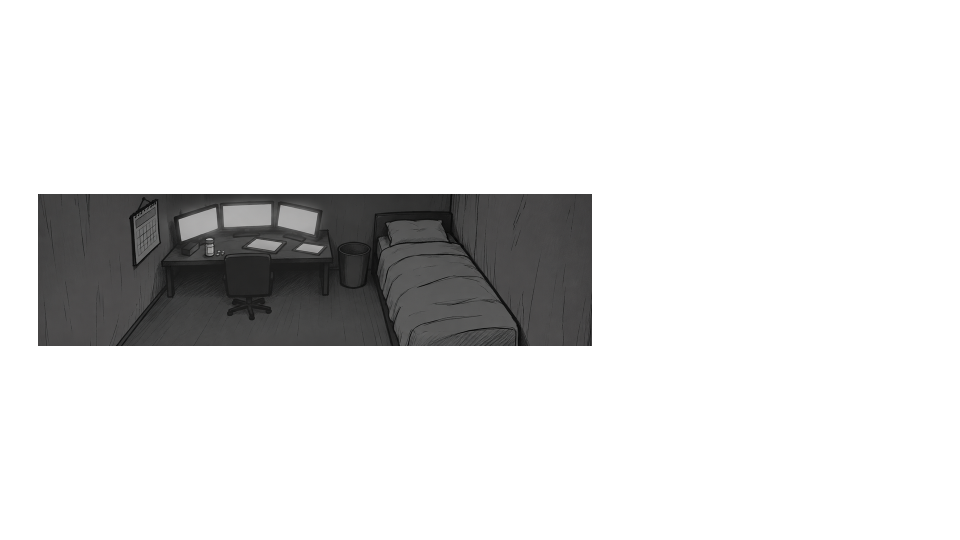
#> input picture Assets/Resources/StoryIntro/Art/Intro_10_tiny_room.png, 1920 x 1080 px, found by its file name (shown at 1/2 size)
$ python add_second_tablet.py ../Assets/Resources/StoryIntro/Art/Intro_10_tiny_room.png ../Assets/Resources/StoryIntro/Art/Intro_11_monitors.png
#> lines starting #> are read from the running program, lines starting #| are printed output that depends on the picture; after the words box and inside, x2 and y2 are one past the last pixel; in counts of white or black regions, pixels touching at a corner belong together
# -*- coding: utf-8 -*-
"""Adds a second tablet to prologue illustrations 10 and 11 (the game has two tablets on the desk).

    python SteamImage/add_second_tablet.py <source Art folder> <output Art folder>

The tablet drawn in scene 10 is copied, made slightly smaller, and placed on the free desk space to its right.
Scene 11 gets the same copy (there the first tablet is half hidden behind the figure). Nothing else in the pictures changes.
"""
import os, sys
from PIL import Image, ImageDraw, ImageFilter

# Outline of the drawn tablet in Intro_10 (frame included), in picture pixels.
TABLET = [(481, 495), (509, 472), (577, 482), (553, 510)]
CENTER = (528.0, 491.0)
TARGET = (619.0, 497.0)   # where the copy's centre goes
SCALE = 0.8
FILES = ('Intro_10_tiny_room.png', 'Intro_11_monitors.png')


def main(source, output):
    first = Image.open(os.path.join(source, FILES[0])).convert('RGBA')
#> first is the input picture: PIL image 1920x1080 RGBA; mean R, G, B, A 11.2, 11.1, 11.1, 41.4
    mask = Image.new('L', first.size, 0)
#> mask: PIL image 1920x1080 L; every value is 0
    ImageDraw.Draw(mask).polygon(TABLET, fill=255)
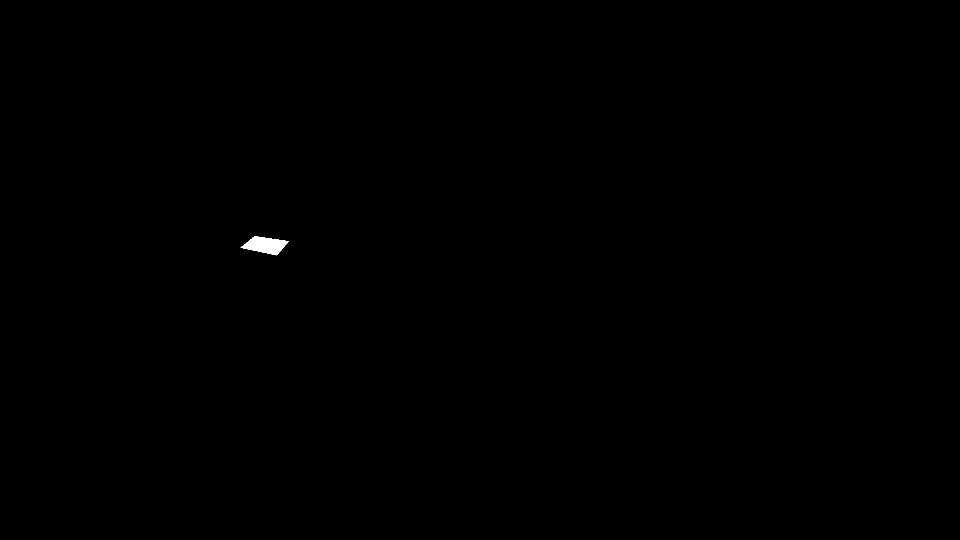
#> mask: PIL image 1920x1080 L (shown at 1/2 size); 0.1% white; 1 white region, box (x1, y1, x2, y2) and area: (481, 472, 578, 511) 2149
    mask = mask.filter(ImageFilter.GaussianBlur(1.2))
    xs = [p[0] for p in TABLET]; ys = [p[1] for p in TABLET]
#> after `xs = [p[0] for p in TABLET]`: xs = [481, 509, 577, 553]
#> after `ys = [p[1] for p in TABLET]`: ys = [495, 472, 482, 510]
    box = (min(xs) - 4, min(ys) - 4, max(xs) + 4, max(ys) + 4)
#> box = (477, 468, 581, 514)
    patch, patch_mask = first.crop(box), mask.crop(box)
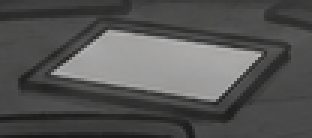
#> patch: PIL image 104x46 RGBA (shown 3 times larger); mean R, G, B, A 84.3, 84, 83.6, 255
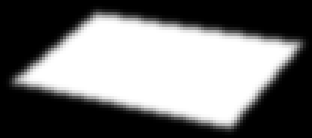
#> patch_mask: PIL image 104x46 L (shown 3 times larger); min 0, max 255, mean 114.5
    size = (round(patch.width * SCALE), round(patch.height * SCALE))
#> size = (83, 37)
    patch, patch_mask = patch.resize(size, Image.LANCZOS), patch_mask.resize(size, Image.LANCZOS)
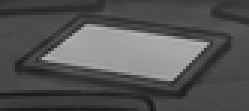
#> patch: PIL image 83x37 RGBA (shown 3 times larger); mean R, G, B, A 84.3, 84, 83.6, 255
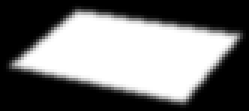
#> patch_mask: PIL image 83x37 L (shown 3 times larger); min 0, max 255, mean 114.5
    # Keep the copy's centre on TARGET.
    left = round(TARGET[0] - (CENTER[0] - box[0]) * SCALE); top = round(TARGET[1] - (CENTER[1] - box[1]) * SCALE)
#> after `left = round(TARGET[0] - (CENTER[0] - box[0]) * SCALE)`: left = 578
#> after `top = round(TARGET[1] - (CENTER[1] - box[1]) * SCALE)`: top = 479
    os.makedirs(output, exist_ok=True)
    for name in FILES:
        picture = Image.open(os.path.join(source, name)).convert('RGBA')
        alpha = picture.getchannel('A')
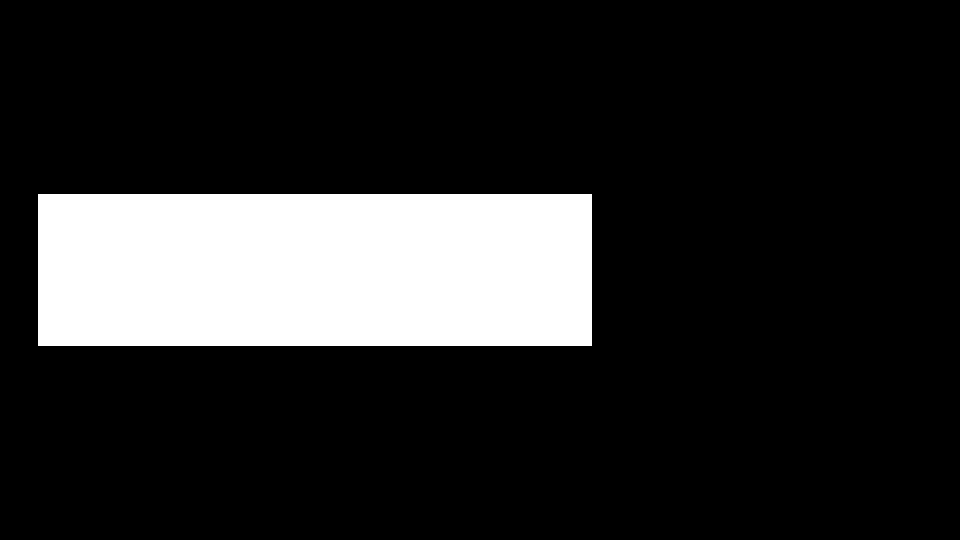
#> alpha: PIL image 1920x1080 L (shown at 1/2 size); 16.2% white; 1 white region, box (x1, y1, x2, y2) and area: (76, 388, 1184, 692) 336832
        picture.paste(patch, (left, top), patch_mask)
        picture.putalpha(alpha)   # the transparent surround stays exactly as it was
        picture.save(os.path.join(output, name))
        print(name, 'second tablet at', (left, top), size)
#| Intro_10_tiny_room.png second tablet at (578, 479) (83, 37)
#> pass 2 of the loop in main, `for name in FILES:`:
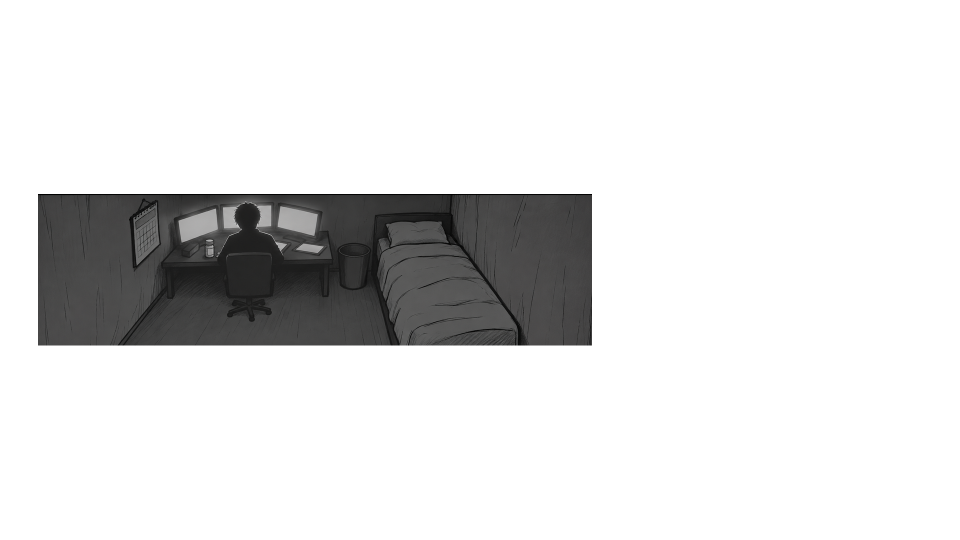
#> input picture Assets/Resources/StoryIntro/Art/Intro_11_monitors.png, 1920 x 1080 px, found by its file name (shown at 1/2 size)
#> in main, picture is the input picture: PIL image 1920x1080 RGBA; mean R, G, B, A 10.9, 10.8, 10.8, 41.3
#> in main, `alpha = picture.getchannel('A')`:
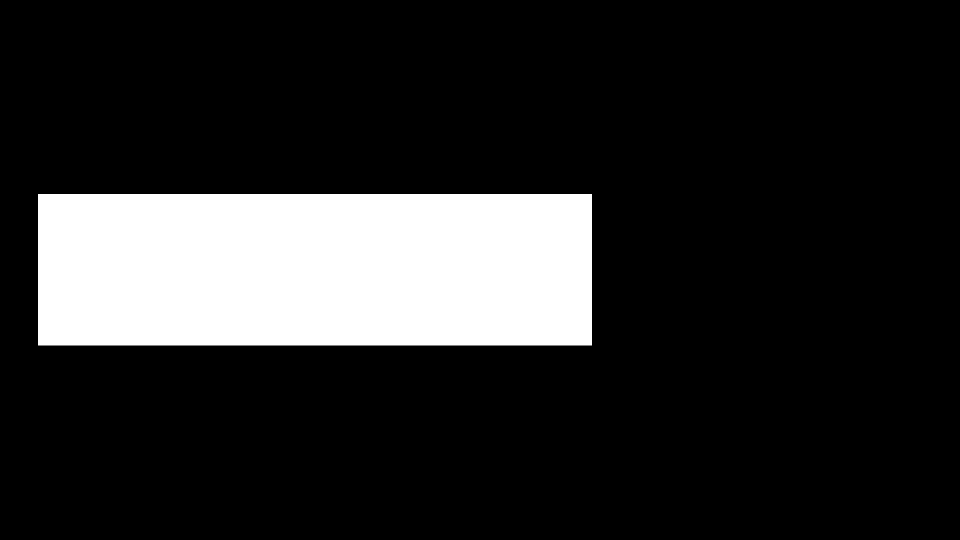
#> alpha: PIL image 1920x1080 L (shown at 1/2 size); 16.2% white; 1 white region, box (x1, y1, x2, y2) and area: (76, 388, 1184, 691) 335724
#| Intro_11_monitors.png second tablet at (578, 479) (83, 37)


if __name__ == '__main__':
    main(sys.argv[1], sys.argv[2])
